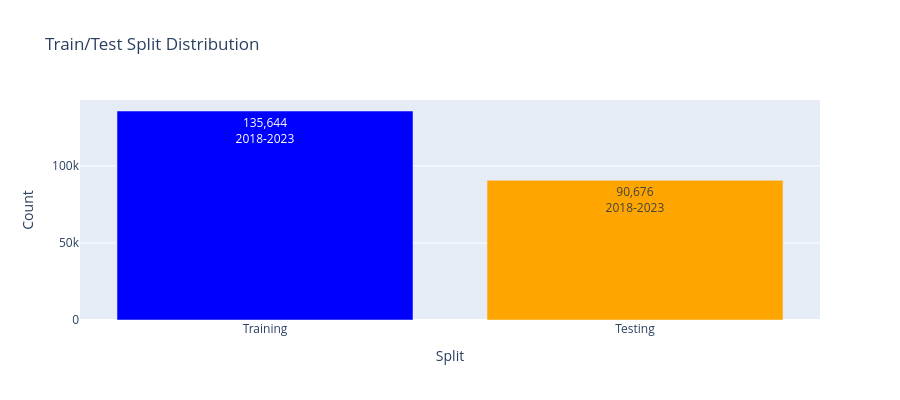

Here is the notebook cell this chart was saved with:
### Markdown cell above
# Section 6: Train/Test Split (Temporal Strategy)

**Why Temporal Split?**
- CVEs are time-series data
- Prevents data leakage (can't use future to predict past)
- Realistic: Model trained on historical data predicts future threats

**Split Strategy:**
- **Training**: CVEs published before 2024-01-01
- **Testing**: CVEs published 2024-01-01 onwards
- This simulates real-world deployment where we predict 2024 priorities using 2018-2023 data

### Code cell
# Temporal Train/Test Split
split_date = '2024-01-01'

# Filter out rows without labels (can't train on unlabeled data)
labeled_df = df[df['label'].notnull()].copy()

# Split by date
train_df = labeled_df[labeled_df['published'] < split_date]
test_df = labeled_df[labeled_df['published'] >= split_date]

print(f"INFO: Dataset Split Summary:")
print(f"   Total Labeled CVEs: {len(labeled_df):,}")
print(f"   Training Set (pre-2024): {len(train_df):,} ({len(train_df)/len(labeled_df)*100:.1f}%)")
print(f"   Test Set (2024+): {len(test_df):,} ({len(test_df)/len(labeled_df)*100:.1f}%)")
print(f"\nINFO: Date Ranges:")
print(f"   Training: {train_df['published'].min()} to {train_df['published'].max()}")
print(f"   Testing: {test_df['published'].min()} to {test_df['published'].max()}")

# Label distribution comparison
train_labels = train_df['label'].value_counts().sort_index()
test_labels = test_df['label'].value_counts().sort_index()

split_comparison = pd.DataFrame({
    'Label': train_labels.index,
    'Train Count': train_labels.values,
    'Train %': (train_labels.values / len(train_df) * 100).round(2),
    'Test Count': test_labels.values,
    'Test %': (test_labels.values / len(test_df) * 100).round(2)
})
display(split_comparison)

# Visualize split
split_viz_data = pd.DataFrame({
    'Split': ['Training', 'Testing'],
    'Count': [len(train_df), len(test_df)],
    'Period': ['2018-2023', '2024-2025']
})

fig_split = px.bar(
    split_viz_data,
    x='Split',
    y='Count',
    title='Train/Test Split Distribution',
    text='Count',
    color='Split',
    color_discrete_map={'Training': 'blue', 'Testing': 'orange'}
)
fig_split.update_traces(texttemplate='%{text:,}<br>%{customdata}', 
                        customdata=split_viz_data['Period'])
fig_split.update_layout(height=400, showlegend=False)
fig_split.show()

### Figure 1 — Plotly figure (JSON) as saved in the notebook; plotly's stock layout.template omitted (floating-point values rounded to 4 significant figures)
{"data": [{"customdata": ["2018-2023", "2024-2025"], "hovertemplate": "Split=%{x}<br>Count=%{text}<extra></extra>", "legendgroup": "Training", "marker": {"color": "blue", "pattern": {"shape": ""}}, "name": "Training", "orientation": "v", "showlegend": true, "text": [135600.0], "textposition": "auto", "texttemplate": "%{text:,}<br>%{customdata}", "type": "bar", "x": ["Training"], "xaxis": "x", "y": [135644], "yaxis": "y"}, {"customdata": ["2018-2023", "2024-2025"], "hovertemplate": "Split=%{x}<br>Count=%{text}<extra></extra>", "legendgroup": "Testing", "marker": {"color": "orange", "pattern": {"shape": ""}}, "name": "Testing", "orientation": "v", "showlegend": true, "text": [90680.0], "textposition": "auto", "texttemplate": "%{text:,}<br>%{customdata}", "type": "bar", "x": ["Testing"], "xaxis": "x", "y": [90676], "yaxis": "y"}], "layout": {"barmode": "relative", "height": 400, "legend": {"title": {"text": "Split"}, "tracegroupgap": 0}, "showlegend": false, "title": {"text": "Train/Test Split Distribution"}, "xaxis": {"anchor": "y", "categoryarray": ["Training", "Testing"], "categoryorder": "array", "domain": [0, 1], "title": {"text": "Split"}}, "yaxis": {"anchor": "x", "domain": [0, 1], "title": {"text": "Count"}}}}
